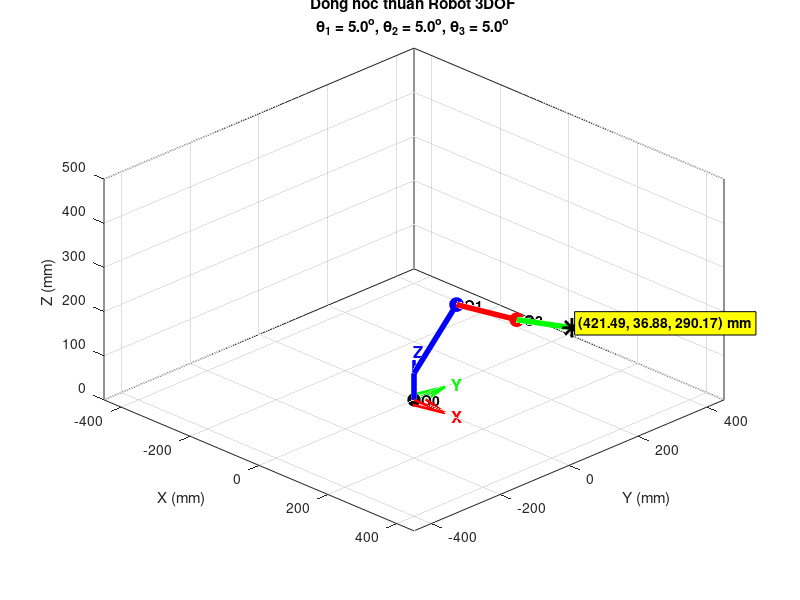

Here is the MATLAB script that generated this plot:
%% =========================================================
% DONG HOC THUAN ROBOT 3DOF
% L1 = 114 mm
% L2 = 162 mm
% L3 = 150 mm
% d1 = 250 mm
% =========================================================

clear;
clc;
close all;

% 1. THONG SO ROBOT

L1 = 114;      % mm
L2 = 162;      % mm
L3 = 150;      % mm
d1 = 250;      % mm

% 2. NHAP GOC KHOP

theta1 = input('Nhap theta1 (do): ');
theta2 = input('Nhap theta2 (do): ');
theta3 = input('Nhap theta3 (do): ');

% Doi do -> radian
t1 = deg2rad(theta1);
t2 = deg2rad(theta2);
t3 = deg2rad(theta3);

% 3. MA TRAN D-H

% Khop 1
A1 = [cos(t1)   0    sin(t1)   L1*cos(t1);
      sin(t1)   0   -cos(t1)   L1*sin(t1);
      0         1    0         d1;
      0         0    0         1];

% Khop 2
A2 = [cos(t2)  -sin(t2)   0   L2*cos(t2);
      sin(t2)   cos(t2)   0   L2*sin(t2);
      0         0         1   0;
      0         0         0   1];

% Khop 3
A3 = [cos(t3)  -sin(t3)   0   L3*cos(t3);
      sin(t3)   cos(t3)   0   L3*sin(t3);
      0         0         1   0;
      0         0         0   1];

% 4. MA TRAN BIEN DOI

T01 = A1;
T02 = A1*A2;
T03 = A1*A2*A3;

% 5. TOA DO CAC KHOP

O0 = [0;0;0];

O1 = T01(1:3,4);
O2 = T02(1:3,4);
O3 = T03(1:3,4);

% 6. IN KET QUA

fprintf('\n===== DONG HOC THUAN =====\n');

fprintf('O1  = (%.2f, %.2f, %.2f) mm\n', ...
    O1(1),O1(2),O1(3));

fprintf('O2  = (%.2f, %.2f, %.2f) mm\n', ...
    O2(1),O2(2),O2(3));

fprintf('END = (%.2f, %.2f, %.2f) mm\n', ...
    O3(1),O3(2),O3(3));

% =========================================================
% 7. VE ROBOT
% =========================================================

figure('Color','white', ...
       'Position',[100 100 1000 650]);

subplot(1,1,1);
hold on;
grid on;
box on;
axis equal;

% 8. DIEM TRUNG GIAN DE VE DE ROBOT


h = 60;

P = [0;
     0;
     h];

% 9. VE CAC KHAU

% O0 -> P
plot3([O0(1) P(1)], ...
      [O0(2) P(2)], ...
      [O0(3) P(3)], ...
      'b','LineWidth',4);

% P -> O1
plot3([P(1) O1(1)], ...
      [P(2) O1(2)], ...
      [P(3) O1(3)], ...
      'b','LineWidth',4);

% O1 -> O2
plot3([O1(1) O2(1)], ...
      [O1(2) O2(2)], ...
      [O1(3) O2(3)], ...
      'r','LineWidth',4);

% O2 -> End
plot3([O2(1) O3(1)], ...
      [O2(2) O3(2)], ...
      [O2(3) O3(3)], ...
      'g','LineWidth',4);

% 10. VE CAC KHOP

% O0
plot3(O0(1),O0(2),O0(3), ...
    'ko', ...
    'MarkerSize',9, ...
    'MarkerFaceColor','k');

% O1
plot3(O1(1),O1(2),O1(3), ...
    'bo', ...
    'MarkerSize',10, ...
    'MarkerFaceColor','b');

% O2
plot3(O2(1),O2(2),O2(3), ...
    'ro', ...
    'MarkerSize',10, ...
    'MarkerFaceColor','r');

% 11. VE DAU * TAI END-EFFECTOR

plot3(O3(1),O3(2),O3(3), ...
    'k*', ...
    'MarkerSize',14, ...
    'LineWidth',2);

% 12. GAN TEN CAC KHOP

text(O0(1),O0(2),O0(3), ...
    '  O0', ...
    'FontWeight','bold');

text(O1(1),O1(2),O1(3), ...
    '  O1', ...
    'FontWeight','bold');

text(O2(1),O2(2),O2(3), ...
    '  O2', ...
    'FontWeight','bold');

text(O3(1),O3(2),O3(3), ...
    '  END', ...
    'FontWeight','bold');

%% =========================================================
% 13. HIEN THI TOA DO TAI END-EFFECTOR
%% =========================================================

toaDo = sprintf( ...
    '(%.2f, %.2f, %.2f) mm', ...
    O3(1), O3(2), O3(3));

text(O3(1)+10, ...
     O3(2)+10, ...
     O3(3)+10, ...
     toaDo, ...
     'FontSize',10, ...
     'FontWeight','bold', ...
     'BackgroundColor','yellow', ...
     'EdgeColor','black');

%% =========================================================
% 14. VE HE TRUC XYZ TAI O0
%% =========================================================

axisLength = 100;

% Truc X
quiver3(0,0,0, ...
        axisLength,0,0, ...
        'r', ...
        'LineWidth',2, ...
        'MaxHeadSize',0.5);

% Truc Y
quiver3(0,0,0, ...
        0,axisLength,0, ...
        'g', ...
        'LineWidth',2, ...
        'MaxHeadSize',0.5);

% Truc Z
quiver3(0,0,0, ...
        0,0,axisLength, ...
        'b', ...
        'LineWidth',2, ...
        'MaxHeadSize',0.5);

%% 15. GAN TEN XYZ

text(axisLength+10,0,0, ...
    'X', ...
    'Color','r', ...
    'FontSize',12, ...
    'FontWeight','bold');

text(0,axisLength+10,0, ...
    'Y', ...
    'Color','g', ...
    'FontSize',12, ...
    'FontWeight','bold');

text(0,0,axisLength+10, ...
    'Z', ...
    'Color','b', ...
    'FontSize',12, ...
    'FontWeight','bold');

%% =========================================================
% 16. CAI DAT DO THI
%% =========================================================

xlabel('X (mm)');
ylabel('Y (mm)');
zlabel('Z (mm)');

title({ ...
    'Dong hoc thuan Robot 3DOF', ...
    sprintf('\\theta_1 = %.1f^o, \\theta_2 = %.1f^o, \\theta_3 = %.1f^o', ...
    theta1,theta2,theta3) ...
    });

xlim([-450 450]);
ylim([-450 450]);
zlim([0 500]);

view(45,25);

hold off;
